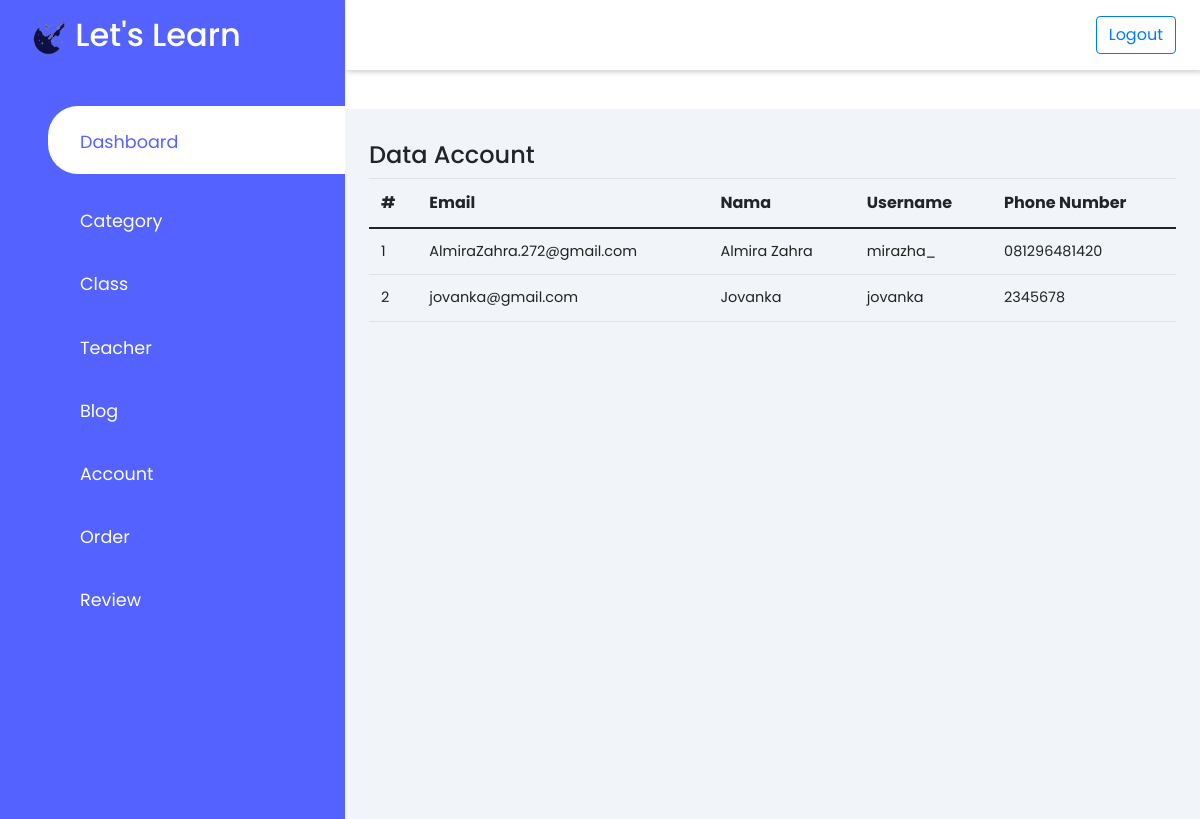
The page /back/index.php?page=akun on the database its author committed.
### tables this page shows
CREATE TABLE `user` (
  `id_user` int(11) NOT NULL,
  `email` varchar(100) NOT NULL,
  `nama_user` varchar(50) NOT NULL,
  `username` varchar(50) NOT NULL,
  `password` varchar(50) NOT NULL,
  `phone_number` varchar(20) NOT NULL,
  `level` enum('user','admin') NOT NULL
);

### back/users/index.php (the view, shortened to what this page needs)
<div class="row">
    <div class="col-md-12">
        <div class="d-flex justify-content-between">
            <h4>Data Account</h4>
        </div>
        <div class="table-responsive">
            <table class="table">
                <thead>
                    <tr>
                        <th>#</th>
                        <th>Email</th>
                        <th>Nama</th>
                        <th>Username</th>
                        <th>Phone Number</th>
                    </tr>
                </thead>
                <tbody>
                    <?php
                    $query = mysqli_query($koneksi, "SELECT * FROM user");
                    $no = 1;
                    if(mysqli_num_rows($query) > 0){
                    foreach($query as $data){
                    ?>
                    <tr>
                        <td><?= $no++ ?></td>
                        <td><?= $data['email'] ?></td>
                        <td><?= $data['nama_user'] ?></td>
                        <td><?= $data['username'] ?></td>
                        <td><?= $data['phone_number'] ?></td>
                    </tr>
                    <?php
                    }
                    }
                    ?>
            </table>
        </div>
    </div>
</div>

### aset/css/style.css (style rules this page uses)
:root { --main-color:#5463ff; --color-dark:#2537ff; --text-grey: #8390A2; }
* { padding: 0; margin: 0; box-sizing: border-box; list-style-type: none; text-decoration: none; font-family: 'Poppins', sans-serif; }
table { border-collapse: collapse; }
thead tr { border-top: 1px solid #f0f0f0; border-bottom: 2px solid #f0f0f0; }
td { padding: .5rem 1rem; font-size: .9rem; color: #222; }
.table-responsive { width: 100%; overflow-x: auto; }

### rows shown on the page
user: email "AlmiraZahra.272@gmail.com", nama_user "Almira Zahra", username "mirazha_", phone_number "081296481420"
user: email "jovanka@gmail.com", nama_user "Jovanka", username "jovanka", phone_number "2345678"
